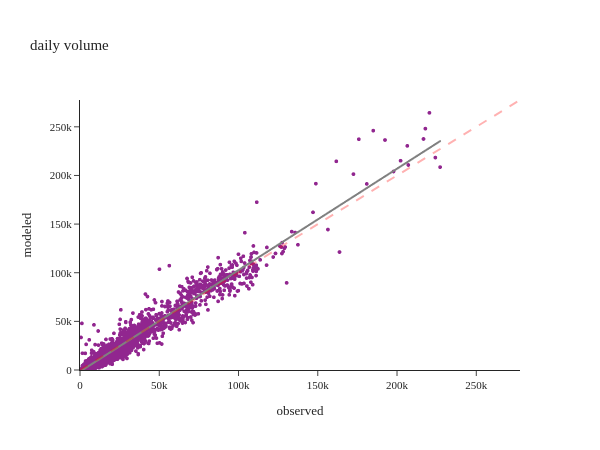

Source (notebook cell):
### Code cell
#| layout: [[65,35]]

df = pd.read_csv(csv_dir/ 'daily_volume.csv')
util.plot_observed_modeled_scatter(df, 'observed', 'modeled', 'daily volume')

### Figure 1 — Plotly figure (JSON) as saved in the notebook; plotly's stock layout.template omitted (floating-point values rounded to 4 significant figures; data arrays with more than 128 entries replaced by an {"elided": "..."} marker saying what was removed)
{"data": [{"hovertemplate": "observed=%{x}<br>modeled=%{y}<extra></extra>", "legendgroup": "", "marker": {"color": "#91268F", "size": 4, "symbol": "circle"}, "mode": "markers", "name": "", "showlegend": false, "type": "scattergl", "x": {"elided": "2473 int values"}, "xaxis": "x", "y": {"elided": "2473 int values"}, "yaxis": "y"}, {"hovertemplate": "<b>OLS trendline</b><br>modeled = 1.04288 * observed + -1631.62<br>R<sup>2</sup>=0.949772<br><br>observed=%{x}<br>modeled=%{y} <b>(trend)</b><extra></extra>", "legendgroup": "", "line": {"color": "grey", "width": 2}, "marker": {"color": "#91268F", "size": 4, "symbol": "circle"}, "mode": "lines", "name": "", "showlegend": false, "type": "scattergl", "x": {"elided": "2473 int values"}, "xaxis": "x", "y": {"elided": "2473 float values"}, "yaxis": "y"}], "layout": {"height": 450, "legend": {"tracegroupgap": 0}, "shapes": [{"line": {"color": "Red", "dash": "dash", "width": 2}, "type": "line", "x0": 0, "x1": 277600.0, "y0": 0, "y1": 277600.0}], "title": {"text": "daily volume"}, "width": 600, "xaxis": {"anchor": "y", "domain": [0.0, 1.0], "range": [0, 277600.0], "title": {"text": "observed"}}, "yaxis": {"anchor": "x", "domain": [0.0, 1.0], "range": [0, 277600.0], "title": {"text": "modeled"}}}}
